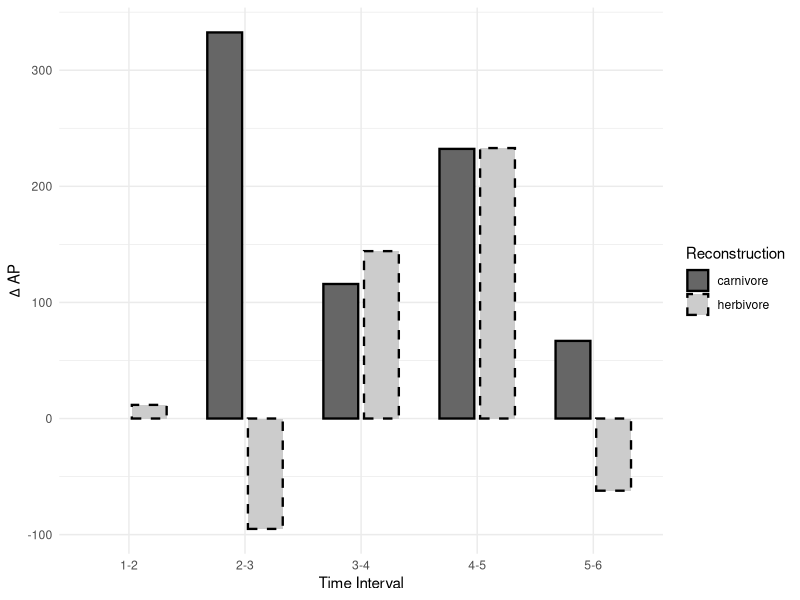

This chart was generated by the following R code:
library(ggplot2)
library(dplyr)
library(tidyr)

all_data <- read.csv("inputs/comparasion_data.csv")

delta_car_AP_afri <- diff(all_data$car_AP_afri)
delta_car_AP_global <- diff(all_data$car_AP_glob)
delta_her_AP <- diff(all_data$herb_AP)
delta_her_AP_K <- diff(all_data$herb_AP_K)

plot_df <- data.frame(
  # interval = 1:(nrow(all_data)-1),
  interval = c("1-2", "2-3", "3-4", "4-5", "5-6"),
  carnivore <- diff(all_data$car_AP_glob),
  herbivore <- diff(all_data$herb_AP)
)
colnames(plot_df) <- c("interval", "carnivore", "herbivore")
# plot_df <- plot_df %>%
#   mutate(match = sign(delta_car_AP_global) == sign(delta_her_AP))

# Convert to long format

plot_long <- plot_df %>%
  pivot_longer(cols = c(carnivore, herbivore),
               names_to = "model",
               values_to = "delta")

# Plot
MAT <- ggplot(plot_long, aes(x = factor(interval), y = delta,
                      fill = model, group = model)) +
  geom_col(position = position_dodge(width = 0.7),
           width = 0.6,
           color = "black",
           aes(linetype = model),
           size = 0.8) +
  scale_fill_manual(values = c("grey40", "grey80")) +
  scale_linetype_manual(values = c("solid", "dashed")) +
  labs(x = "Time Interval",
       y = expression(Delta~AP),
       fill = "Reconstruction",
       linetype = "Reconstruction") +
  theme_minimal() 

ggsave("figures/AP_direction.png", MAT, width = 6, height = 5)
